Frame 1 (no input): blank canvas, image omitted
Frame 60 (no input): blank canvas, image omitted
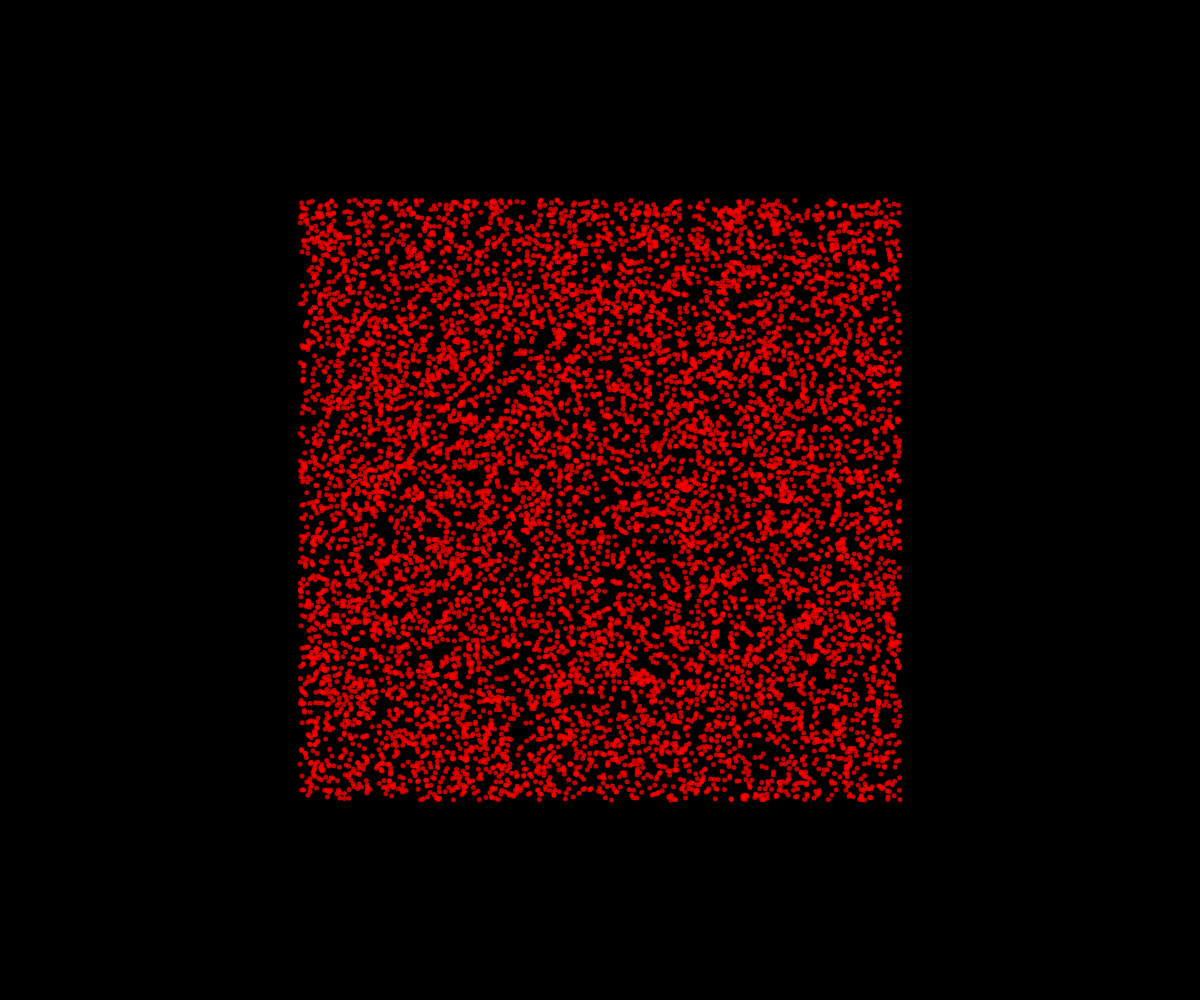
Frame 120 (the mouse pressed at the canvas centre since frame 60)

The p5.js sketch whose frames 1 and 60 were blank and that drew this single picture after the mouse press (run headless with seeded random() and noise() and a simulated clock; from frame 60 on, the mouse is pressed at the canvas centre):

// p5.js sketch
// ── sketch.js
// Fireworks OOP Demo

const PARTICLES_PER_CLICK = 10000;

class Particle {
  constructor(x,y) {
    this.x = x;
    this.y = y;
    this.dx = random(-5,5);
    this.dy = random(-5,5);
    this.diameter = 5;
    this.r = 255;
    this.g = 0;
    this.b = 0;
    this.opacity = 255; //255 is opaque, 0 is transparent
  }

  display() {
    noStroke();
    fill(this.r, this.g, this.b, this.opacity);
    circle(this.x,this.y,this.diameter);
  }

  update() {
    this.x += this.dx;
    this.y += this.dy;

    this.opacity--;
  }
}

let theFireworks = [];

async function setup() {
  createCanvas(windowWidth, windowHeight);
}

function draw() {
  background("black");
  for(let firework of theFireworks) {
    firework.update();
    firework.display();
    
  }
}

function mousePressed() {
  for(let i = 0 ; i < PARTICLES_PER_CLICK; i++) {
    let someFirework = new Particle(mouseX, mouseY);
    theFireworks.push(someFirework);
  }
}
